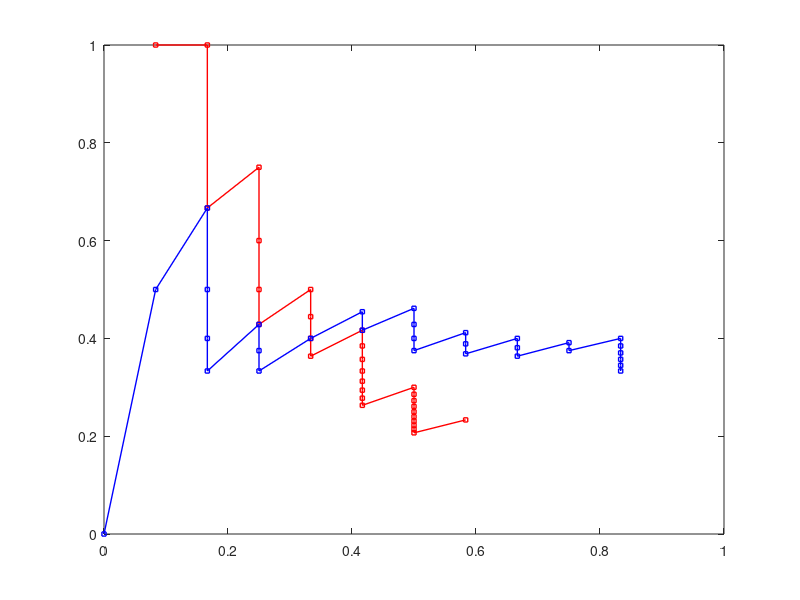

Recreate this plot in MATLAB. (Note: this script raises an error after producing the figure.)
clear all;
% Andika Nugraha
% MATLAB Quiz no. 2
% 1: +
% 0: -
D = 30; % top 30 document per query
R = 12; % relevant documents

% search engine result
A = [1 1 0 1 0 0 0 1 0 0 0 1 0 0 0 0 0 0 0 1 0 0 0 0 0 0 0 0 0 1];
B = [0 1 1 0 0 0 1 0 0 1 1 0 1 0 0 0 1 0 0 1 0 0 1 0 1 0 0 0 0 0];


A_1 = length(A(A==1));
A_0 = length(A(A==0));

B_1 = length(B(B==1));
B_0 = length(B(B==0));

A_M = 0;
B_M = 0;
for i=1:D
    % match document
    A_M = A_M + A(i); 
    % precision
    A_P(i) = A_M / i; 
    % recall
    A_R(i) = A_M / R;
    
    % match document
    B_M = B_M + B(i); 
    % precision
    B_P(i) = B_M / i; 
    % recall
    B_R(i) = B_M / R;
end

%% Plot result
figure;
plot(A_R,A_P, 'r-s','LineWidth',1,'MarkerSize',3);
hold on;
plot(B_R,B_P, 'b-s','LineWidth',1,'MarkerSize',3);
legend('A','B','Location','NW');
title('A vs B Precision Recall');
hold off;

